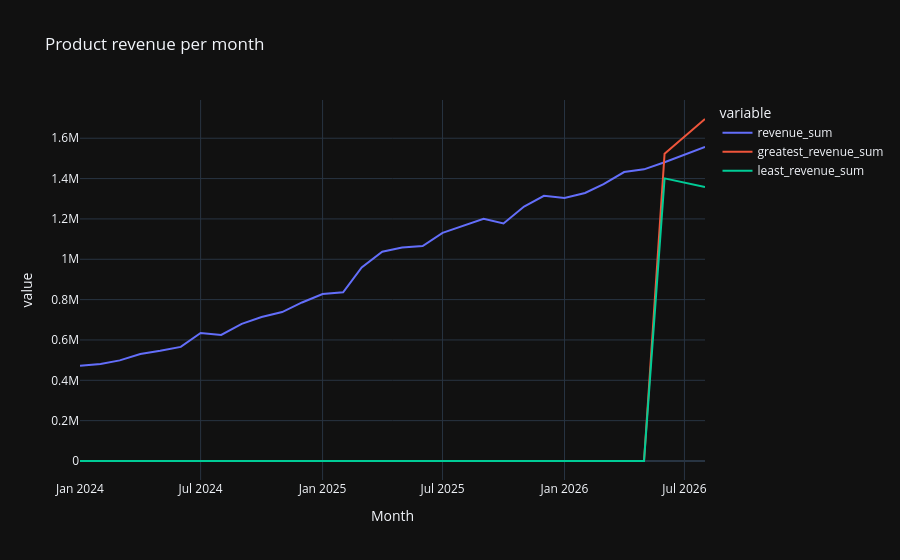

The code cell stored with this chart in its notebook:
### Code cell
fig = px.line(
    df_historical_usage_aggrs,
    x="pmonth",
    y=["revenue_sum", "greatest_revenue_sum", "least_revenue_sum"],
    title="Product revenue per month",
    labels={"pmonth": "Month", "revenue_sum": "Revenue"}
)
# fig.write_image("block1_customers_by_segment.png")
fig.show()

### Figure 1 — Plotly figure (JSON) as saved in the notebook; plotly's stock layout.template omitted (floating-point values rounded to 4 significant figures)
{"data": [{"hovertemplate": "variable=revenue_sum<br>Month=%{x}<br>value=%{y}<extra></extra>", "legendgroup": "revenue_sum", "line": {"color": "#636efa", "dash": "solid"}, "marker": {"symbol": "circle"}, "mode": "lines", "name": "revenue_sum", "orientation": "v", "showlegend": true, "x": ["2024-01-01T00:00:00", "2024-02-01T00:00:00", "2024-03-01T00:00:00", "2024-04-01T00:00:00", "2024-05-01T00:00:00", "2024-06-01T00:00:00", "2024-07-01T00:00:00", "2024-08-01T00:00:00", "2024-09-01T00:00:00", "2024-10-01T00:00:00", "2024-11-01T00:00:00", "2024-12-01T00:00:00", "2025-01-01T00:00:00", "2025-02-01T00:00:00", "2025-03-01T00:00:00", "2025-04-01T00:00:00", "2025-05-01T00:00:00", "2025-06-01T00:00:00", "2025-07-01T00:00:00", "2025-08-01T00:00:00", "2025-09-01T00:00:00", "2025-10-01T00:00:00", "2025-11-01T00:00:00", "2025-12-01T00:00:00", "2026-01-01T00:00:00", "2026-02-01T00:00:00", "2026-03-01T00:00:00", "2026-04-01T00:00:00", "2026-05-01T00:00:00", "2026-06-01T00:00:00", "2026-07-01T00:00:00", "2026-08-01T00:00:00"], "xaxis": "x", "y": [471800.0, 481100.0, 498800.0, 530300.0, 546100.0, 565700.0, 634300.0, 624900.0, 679800.0, 713800.0, 738400.0, 785800.0, 827600.0, 836300.0, 959700.0, 1038000.0, 1058000.0, 1066000.0, 1131000.0, 1166000.0, 1201000.0, 1177000.0, 1261000.0, 1314000.0, 1304000.0, 1329000.0, 1372000.0, 1432000.0, 1446000.0, 1481000.0, 1518000.0, 1557000.0], "yaxis": "y", "type": "scatter"}, {"hovertemplate": "variable=greatest_revenue_sum<br>Month=%{x}<br>value=%{y}<extra></extra>", "legendgroup": "greatest_revenue_sum", "line": {"color": "#EF553B", "dash": "solid"}, "marker": {"symbol": "circle"}, "mode": "lines", "name": "greatest_revenue_sum", "orientation": "v", "showlegend": true, "x": ["2024-01-01T00:00:00", "2024-02-01T00:00:00", "2024-03-01T00:00:00", "2024-04-01T00:00:00", "2024-05-01T00:00:00", "2024-06-01T00:00:00", "2024-07-01T00:00:00", "2024-08-01T00:00:00", "2024-09-01T00:00:00", "2024-10-01T00:00:00", "2024-11-01T00:00:00", "2024-12-01T00:00:00", "2025-01-01T00:00:00", "2025-02-01T00:00:00", "2025-03-01T00:00:00", "2025-04-01T00:00:00", "2025-05-01T00:00:00", "2025-06-01T00:00:00", "2025-07-01T00:00:00", "2025-08-01T00:00:00", "2025-09-01T00:00:00", "2025-10-01T00:00:00", "2025-11-01T00:00:00", "2025-12-01T00:00:00", "2026-01-01T00:00:00", "2026-02-01T00:00:00", "2026-03-01T00:00:00", "2026-04-01T00:00:00", "2026-05-01T00:00:00", "2026-06-01T00:00:00", "2026-07-01T00:00:00", "2026-08-01T00:00:00"], "xaxis": "x", "y": [0.0, 0.0, 0.0, 0.0, 0.0, 0.0, 0.0, 0.0, 0.0, 0.0, 0.0, 0.0, 0.0, 0.0, 0.0, 0.0, 0.0, 0.0, 0.0, 0.0, 0.0, 0.0, 0.0, 0.0, 0.0, 0.0, 0.0, 0.0, 0.0, 1523000.0, 1606000.0, 1695000.0], "yaxis": "y", "type": "scatter"}, {"hovertemplate": "variable=least_revenue_sum<br>Month=%{x}<br>value=%{y}<extra></extra>", "legendgroup": "least_revenue_sum", "line": {"color": "#00cc96", "dash": "solid"}, "marker": {"symbol": "circle"}, "mode": "lines", "name": "least_revenue_sum", "orientation": "v", "showlegend": true, "x": ["2024-01-01T00:00:00", "2024-02-01T00:00:00", "2024-03-01T00:00:00", "2024-04-01T00:00:00", "2024-05-01T00:00:00", "2024-06-01T00:00:00", "2024-07-01T00:00:00", "2024-08-01T00:00:00", "2024-09-01T00:00:00", "2024-10-01T00:00:00", "2024-11-01T00:00:00", "2024-12-01T00:00:00", "2025-01-01T00:00:00", "2025-02-01T00:00:00", "2025-03-01T00:00:00", "2025-04-01T00:00:00", "2025-05-01T00:00:00", "2025-06-01T00:00:00", "2025-07-01T00:00:00", "2025-08-01T00:00:00", "2025-09-01T00:00:00", "2025-10-01T00:00:00", "2025-11-01T00:00:00", "2025-12-01T00:00:00", "2026-01-01T00:00:00", "2026-02-01T00:00:00", "2026-03-01T00:00:00", "2026-04-01T00:00:00", "2026-05-01T00:00:00", "2026-06-01T00:00:00", "2026-07-01T00:00:00", "2026-08-01T00:00:00"], "xaxis": "x", "y": [0.0, 0.0, 0.0, 0.0, 0.0, 0.0, 0.0, 0.0, 0.0, 0.0, 0.0, 0.0, 0.0, 0.0, 0.0, 0.0, 0.0, 0.0, 0.0, 0.0, 0.0, 0.0, 0.0, 0.0, 0.0, 0.0, 0.0, 0.0, 0.0, 1401000.0, 1379000.0, 1359000.0], "yaxis": "y", "type": "scatter"}], "layout": {"xaxis": {"anchor": "y", "domain": [0.0, 1.0], "title": {"text": "Month"}}, "yaxis": {"anchor": "x", "domain": [0.0, 1.0], "title": {"text": "value"}}, "legend": {"title": {"text": "variable"}, "tracegroupgap": 0}, "title": {"text": "Product revenue per month"}}}
